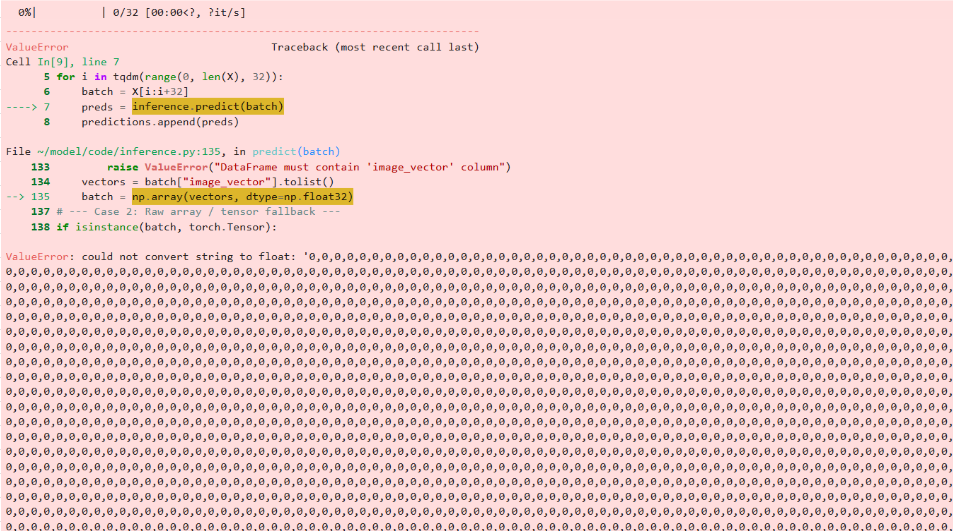
#> input picture 1769096379453000_2078246343.png, 953 x 531 px
$ python -i iqa.py   (imports and definitions only)   (older library calls are emulated)
#> lines starting #> are read from the running program, lines starting #| are printed output that depends on the picture
import cv2
import numpy as np
from typing import Tuple, Optional


def _laplacian_variance(gray: np.ndarray) -> float:
    return float(cv2.Laplacian(gray, cv2.CV_64F).var())


def _mean_intensity(gray: np.ndarray) -> float:
    return float(gray.mean())


def _saturation_ratio(img_bgr: np.ndarray) -> float:
    # convert to HSV and compute fraction of pixels with saturation at max (>= 250/255)
    hsv = cv2.cvtColor(img_bgr, cv2.COLOR_BGR2HSV)
    sat = hsv[:, :, 1].astype(np.float32)
    # consider saturated pixels as those with saturation >= 250
    saturated = (sat >= 250).sum()
    total = sat.size
    return float(saturated) / float(total) if total > 0 else 0.0


def check_image_quality(image_path: str) -> Tuple[str, Optional[dict]]:
    """
    Perform Image Quality Assessment (IQA) on the given image path.

    Returns:
      (status, reason)
      status: "PREDICT" or "REJECT"
      reason: None if PREDICT, otherwise dict with 'code' and 'metric'

    Rejection rules (Phase-2):
      - Laplacian variance < 50 -> LOW_BLUR
      - mean intensity < 40 or > 220 -> LOW_EXPOSURE
      - >15% pixels saturated -> HIGH_GLARE
    """
#> called with image_path = '../1769096379453000_2078246343.png'
    img = cv2.imread(image_path)
#> img is the input picture: shape (531, 953, 3); mean B, G, R 205.3, 207, 238.8
    if img is None:
        return "REJECT", {"code": "FILE_NOT_FOUND", "metric": 0}

    gray = cv2.cvtColor(img, cv2.COLOR_BGR2GRAY)
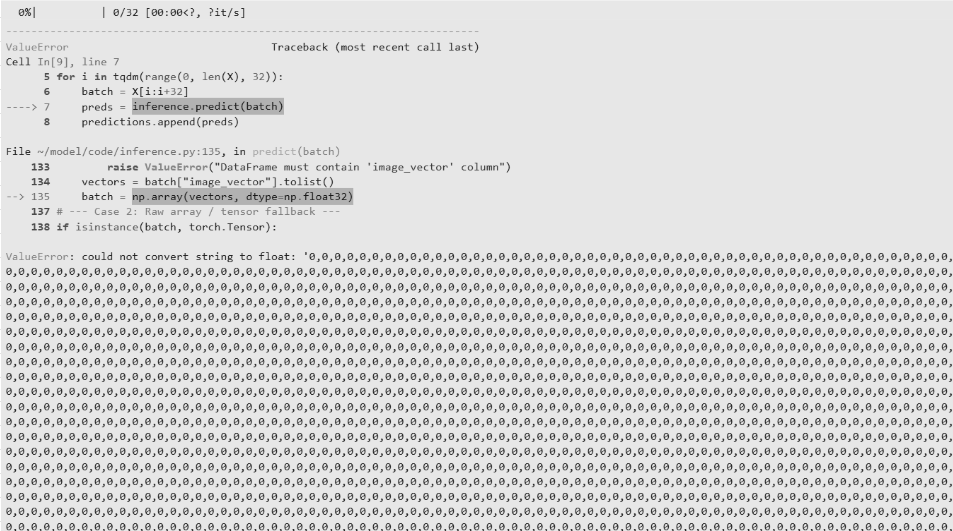
#> gray: shape (531, 953); min 25, max 255, mean 216.2

    lv = _laplacian_variance(gray)
#> lv = 8928.3
    if lv < 50.0:
        return "REJECT", {"code": "LOW_BLUR", "metric": lv}

    mean_i = _mean_intensity(gray)
#> mean_i = 216.2
    if mean_i < 40.0 or mean_i > 220.0:
        return "REJECT", {"code": "LOW_EXPOSURE", "metric": mean_i}

    sat_ratio = _saturation_ratio(img)
#> in _saturation_ratio, `hsv = cv2.cvtColor(img_bgr, cv2.COLOR_BGR2HSV)`: hsv: shape (531, 953, 3); mean H, S, V 14.4, 43.8, 241.4
#> in _saturation_ratio, `sat = hsv[:, :, 1].astype(np.float32)`:
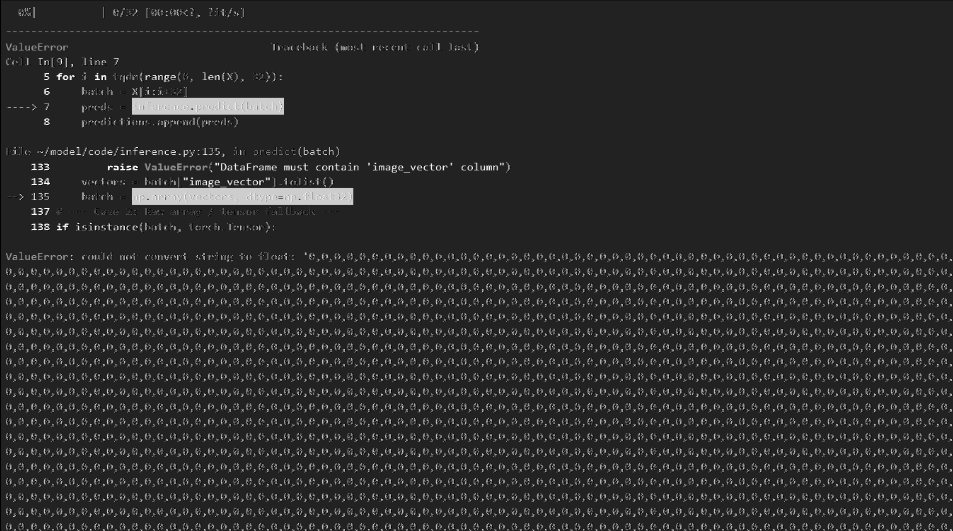
#> sat: shape (531, 953) float32; min 0, max 255, mean 43.8
#> in _saturation_ratio, `saturated = (sat >= 250).sum()`: saturated = 72
#> sat_ratio = 0.000142
    if sat_ratio > 0.15:
        return "REJECT", {"code": "HIGH_GLARE", "metric": sat_ratio}

    return "PREDICT", None

>>> result = check_image_quality('../1769096379453000_2078246343.png')
